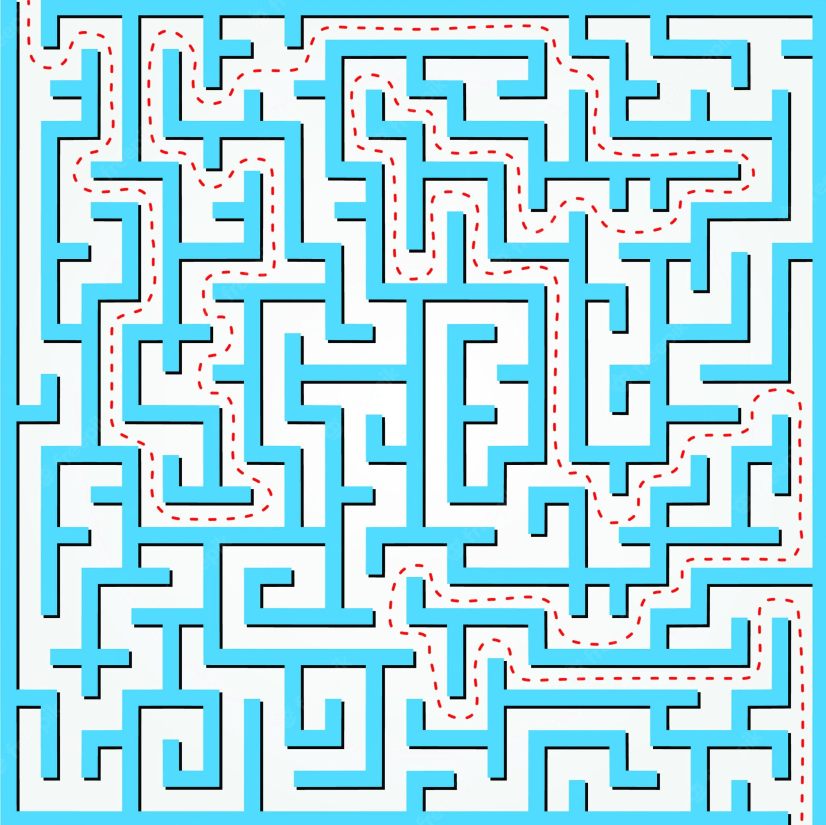
#> input picture maze generation/blue_maze2.jpg, 1652 x 1650 px, found by its file name (shown at 1/2 size)
$ python generate.py
#> lines starting #> are read from the running program, lines starting #| are printed output that depends on the picture
import random
import json
import numpy as np
import matplotlib.pyplot as plt
from PIL import Image

path = "src\components\graph\map.json"
# s = 25
s = 45
url = './maze generation/blue_maze2.jpg'
lin = 0

image = Image.open(url)
#> image is the input picture: PIL image 1652x1650 RGB; mean R, G, B 165.5, 220.1, 233.5
image = image.resize((s, s))
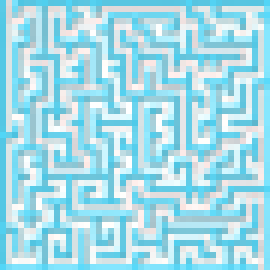
#> image: PIL image 45x45 RGB (shown 6 times larger); mean R, G, B 165.6, 220, 233.2
image = image.convert("L")
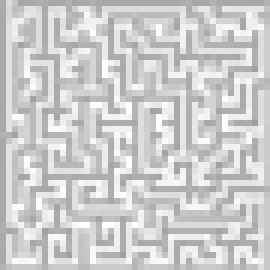
#> image: PIL image 45x45 L (shown 6 times larger); min 158, max 255, mean 205.2
mat = np.array(image)
mat = mat.astype("int32")

mat = (
	np.abs(mat - mat.min()) - lin
	<
	np.abs(mat - mat.max()) + lin
).astype("int32")
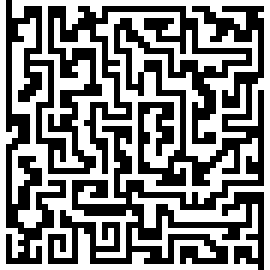
#> mat: shape (45, 45) int32 (shown 6 times larger); values 0 (black) and 1 (white), 52.1% white; black in thin lines or dots

map = mat.ravel().tolist()
#> map = 2025 values, max 1 at index 0, min 0 at index 1, mean 0.521
with open(path, 'w') as f:
	json.dump(map, f)

plt.imshow(1 - mat)
plt.show()
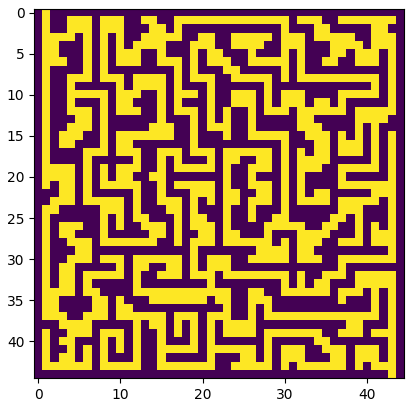
#> figure drawn by matplotlib, 1 panel
